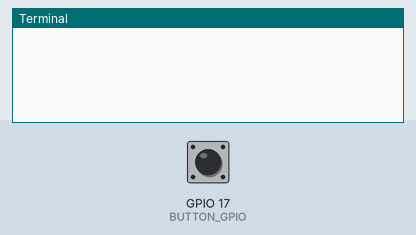
This program was run on a simulated Raspberry Pi (BCM pin numbers). On the bench: the last lines printed to the terminal. The inputs (shaded band) are chosen by the test bench; at power-on: GPIO 17 (BUTTON_GPIO) LOW.

Above: at 1.2 s.
1.3 s: GPIO 17 (BUTTON_GPIO) pulled HIGH for 0.15 s
At 1.43 s:
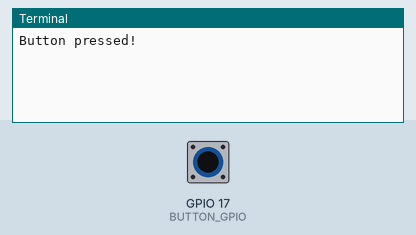
At 1.8 s:
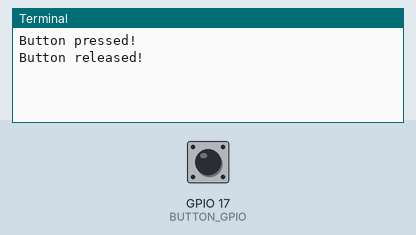

Measured:
- after the input at 1.3 s, the terminal: prints a new line at once (image 1)

The program:

u9u2.py
```python
#!/usr/bin/env python3

import signal
import sys
import RPi.GPIO as GPIO
BUTTON_GPIO = 17
def signal_handler(sig, frame):
    GPIO.cleanup()
    sys.exit(0)
def button_callback(channel):
    if GPIO.input(BUTTON_GPIO):
        print("Button pressed!")
    else:
        print("Button released!")
if __name__ == '__main__':
    GPIO.setmode(GPIO.BCM)
    GPIO.setup(BUTTON_GPIO, GPIO.IN, pull_up_down=GPIO.PUD_DOWN)

    GPIO.add_event_detect(BUTTON_GPIO, GPIO.BOTH,
            callback=button_callback, bouncetime=50)

    signal.signal(signal.SIGINT, signal_handler)
    signal.pause()
```
